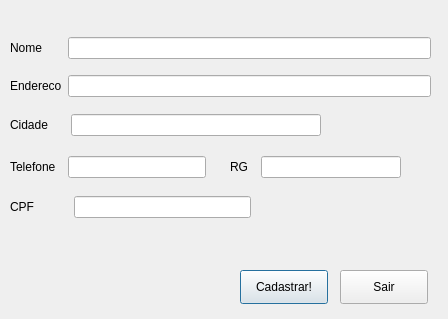
<?xml version="1.0" encoding="UTF-8"?>
<ui version="4.0">
 <class>addclient</class>
 <widget class="QDialog" name="addclient">
  <property name="geometry">
   <rect>
    <x>0</x>
    <y>0</y>
    <width>448</width>
    <height>319</height>
   </rect>
  </property>
  <property name="sizePolicy">
   <sizepolicy hsizetype="Fixed" vsizetype="Fixed">
    <horstretch>0</horstretch>
    <verstretch>0</verstretch>
   </sizepolicy>
  </property>
  <property name="minimumSize">
   <size>
    <width>448</width>
    <height>319</height>
   </size>
  </property>
  <property name="maximumSize">
   <size>
    <width>448</width>
    <height>319</height>
   </size>
  </property>
  <property name="windowTitle">
   <string>Cadastro de Cliente</string>
  </property>
  <widget class="QPushButton" name="btn_cadastrar">
   <property name="geometry">
    <rect>
     <x>240</x>
     <y>270</y>
     <width>88</width>
     <height>34</height>
    </rect>
   </property>
   <property name="text">
    <string>Cadastrar!</string>
   </property>
  </widget>
  <widget class="QPushButton" name="btn_Sair">
   <property name="geometry">
    <rect>
     <x>340</x>
     <y>270</y>
     <width>88</width>
     <height>34</height>
    </rect>
   </property>
   <property name="text">
    <string>Sair</string>
   </property>
  </widget>
  <widget class="QLabel" name="lbl_Emoticon">
   <property name="geometry">
    <rect>
     <x>360</x>
     <y>200</y>
     <width>51</width>
     <height>51</height>
    </rect>
   </property>
   <property name="text">
    <string/>
   </property>
  </widget>
  <widget class="QLabel" name="lbl_feedback">
   <property name="geometry">
    <rect>
     <x>20</x>
     <y>240</y>
     <width>301</width>
     <height>20</height>
    </rect>
   </property>
   <property name="text">
    <string/>
   </property>
  </widget>
  <widget class="QWidget" name="layoutWidget">
   <property name="geometry">
    <rect>
     <x>10</x>
     <y>31</y>
     <width>421</width>
     <height>34</height>
    </rect>
   </property>
   <layout class="QHBoxLayout" name="horizontalLayout">
    <item>
     <widget class="QLabel" name="lbl_Nome">
      <property name="text">
       <string>Nome      </string>
      </property>
     </widget>
    </item>
    <item>
     <widget class="QLineEdit" name="line_Nome">
      <property name="maxLength">
       <number>40</number>
      </property>
     </widget>
    </item>
   </layout>
  </widget>
  <widget class="QWidget" name="layoutWidget">
   <property name="geometry">
    <rect>
     <x>10</x>
     <y>69</y>
     <width>421</width>
     <height>34</height>
    </rect>
   </property>
   <layout class="QHBoxLayout" name="horizontalLayout_2">
    <item>
     <widget class="QLabel" name="lbl_Endereco">
      <property name="text">
       <string>Endereco</string>
      </property>
     </widget>
    </item>
    <item>
     <widget class="QLineEdit" name="line_Endereco">
      <property name="maxLength">
       <number>50</number>
      </property>
     </widget>
    </item>
   </layout>
  </widget>
  <widget class="QWidget" name="layoutWidget">
   <property name="geometry">
    <rect>
     <x>10</x>
     <y>108</y>
     <width>311</width>
     <height>34</height>
    </rect>
   </property>
   <layout class="QHBoxLayout" name="horizontalLayout_3">
    <item>
     <widget class="QLabel" name="lbl_Cidade">
      <property name="text">
       <string>Cidade     </string>
      </property>
     </widget>
    </item>
    <item>
     <widget class="QLineEdit" name="line_Cidade">
      <property name="maxLength">
       <number>30</number>
      </property>
     </widget>
    </item>
   </layout>
  </widget>
  <widget class="QWidget" name="layoutWidget">
   <property name="geometry">
    <rect>
     <x>10</x>
     <y>150</y>
     <width>196</width>
     <height>34</height>
    </rect>
   </property>
   <layout class="QHBoxLayout" name="horizontalLayout_4">
    <item>
     <widget class="QLabel" name="lbl_RG_2">
      <property name="text">
       <string>Telefone  </string>
      </property>
     </widget>
    </item>
    <item>
     <widget class="QLineEdit" name="line_Phone">
      <property name="text">
       <string/>
      </property>
      <property name="maxLength">
       <number>15</number>
      </property>
     </widget>
    </item>
   </layout>
  </widget>
  <widget class="QWidget" name="layoutWidget">
   <property name="geometry">
    <rect>
     <x>10</x>
     <y>190</y>
     <width>241</width>
     <height>34</height>
    </rect>
   </property>
   <layout class="QHBoxLayout" name="horizontalLayout_6">
    <item>
     <widget class="QLabel" name="lbl_CPF">
      <property name="text">
       <string>CPF          </string>
      </property>
     </widget>
    </item>
    <item>
     <widget class="QLineEdit" name="line_CPF">
      <property name="maxLength">
       <number>20</number>
      </property>
     </widget>
    </item>
   </layout>
  </widget>
  <widget class="QWidget" name="layoutWidget">
   <property name="geometry">
    <rect>
     <x>230</x>
     <y>150</y>
     <width>171</width>
     <height>34</height>
    </rect>
   </property>
   <layout class="QHBoxLayout" name="horizontalLayout_5">
    <item>
     <widget class="QLabel" name="lbl_RG">
      <property name="text">
       <string>RG  </string>
      </property>
     </widget>
    </item>
    <item>
     <widget class="QLineEdit" name="line_RG">
      <property name="maxLength">
       <number>15</number>
      </property>
     </widget>
    </item>
   </layout>
  </widget>
  <zorder>layoutWidget</zorder>
  <zorder>layoutWidget</zorder>
  <zorder>layoutWidget</zorder>
  <zorder>layoutWidget</zorder>
  <zorder>layoutWidget</zorder>
  <zorder>layoutWidget</zorder>
  <zorder>btn_cadastrar</zorder>
  <zorder>btn_Sair</zorder>
  <zorder>lbl_Emoticon</zorder>
  <zorder>lbl_feedback</zorder>
 </widget>
 <tabstops>
  <tabstop>line_Nome</tabstop>
  <tabstop>line_Endereco</tabstop>
  <tabstop>line_Cidade</tabstop>
  <tabstop>line_Phone</tabstop>
  <tabstop>line_RG</tabstop>
  <tabstop>line_CPF</tabstop>
  <tabstop>btn_cadastrar</tabstop>
  <tabstop>btn_Sair</tabstop>
 </tabstops>
 <resources/>
 <connections/>
</ui>
